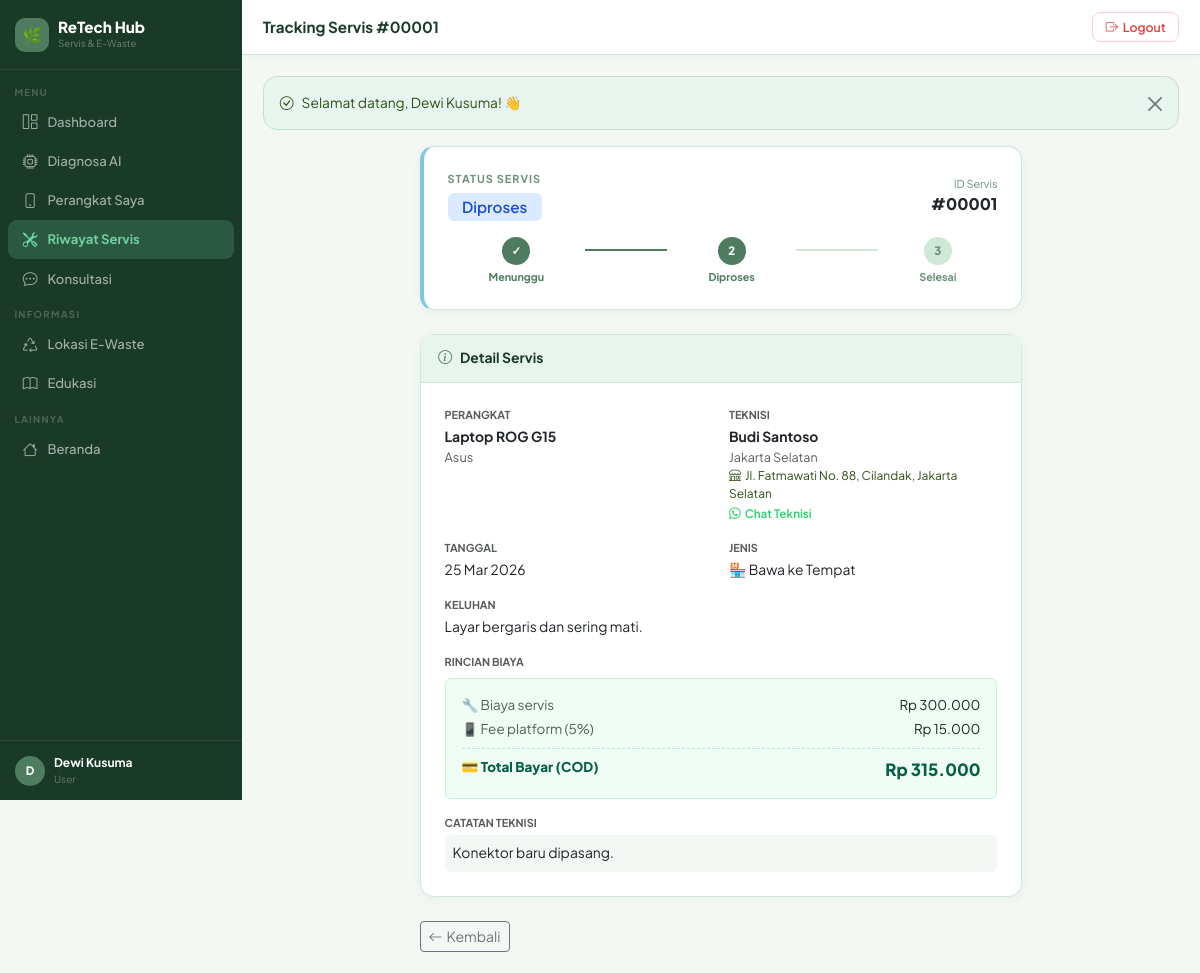
Screenshot of /user/service/show.php?id=1 (signed in) with the database file from the repository.
### tables this page shows
CREATE TABLE IF NOT EXISTS users (
    id INT AUTO_INCREMENT PRIMARY KEY,
    name VARCHAR(255) NOT NULL,
    email VARCHAR(255) UNIQUE NOT NULL,
    password VARCHAR(255) NOT NULL,
    role ENUM('user','technician','admin') DEFAULT 'user',
    phone VARCHAR(20) NULL,
    address TEXT NULL,
    latitude DECIMAL(10,7) NULL,    
    longitude DECIMAL(10,7) NULL,
    created_at TIMESTAMP DEFAULT CURRENT_TIMESTAMP,
    updated_at TIMESTAMP DEFAULT CURRENT_TIMESTAMP ON UPDATE CURRENT_TIMESTAMP
);

CREATE TABLE IF NOT EXISTS service_requests (
    id INT AUTO_INCREMENT PRIMARY KEY,
    device_id INT NOT NULL,
    technician_id INT NULL,
    complaint TEXT NOT NULL,
    diagnosis TEXT NULL,
    service_date DATE NOT NULL,
    service_type ENUM('home_visit','bring_in') DEFAULT 'bring_in',
    status ENUM('menunggu','diproses','selesai','tidak_bisa_diperbaiki') DEFAULT 'menunggu',
     
    customer_address TEXT NULL,            
    customer_lat DECIMAL(10,7) NULL,
    customer_lng DECIMAL(10,7) NULL,
    distance_km DECIMAL(6,2) NULL,         
     
    service_cost DECIMAL(10,2) NULL,       
    transport_fee DECIMAL(10,2) DEFAULT 0, 
    app_fee DECIMAL(10,2) DEFAULT 0,       
    total_cost DECIMAL(10,2) NULL,         
    cost DECIMAL(10,2) NULL,               
    notes TEXT NULL,
    payment_method VARCHAR(50) DEFAULT 'COD',
     
    warranty_days INT DEFAULT 0,
    warranty_notes VARCHAR(255) NULL,
    warranty_until DATE NULL,
     
    rating_by_user TINYINT NULL,
    rating_note VARCHAR(255) NULL,
    created_at TIMESTAMP DEFAULT CURRENT_TIMESTAMP,
    updated_at TIMESTAMP DEFAULT CURRENT_TIMESTAMP ON UPDATE CURRENT_TIMESTAMP,
    FOREIGN KEY (device_id) REFERENCES devices(id) ON DELETE CASCADE,
    FOREIGN KEY (technician_id) REFERENCES technicians(id) ON DELETE SET NULL
);

CREATE TABLE IF NOT EXISTS devices (
    id INT AUTO_INCREMENT PRIMARY KEY,
    user_id INT NOT NULL,
    device_name VARCHAR(255) NOT NULL,
    device_type VARCHAR(100) NOT NULL,
    brand VARCHAR(100) NOT NULL,
    purchase_year YEAR NULL,
    description TEXT NULL,
    created_at TIMESTAMP DEFAULT CURRENT_TIMESTAMP,
    updated_at TIMESTAMP DEFAULT CURRENT_TIMESTAMP ON UPDATE CURRENT_TIMESTAMP,
    FOREIGN KEY (user_id) REFERENCES users(id) ON DELETE CASCADE
);

CREATE TABLE IF NOT EXISTS technicians (
    id INT AUTO_INCREMENT PRIMARY KEY,
    user_id INT NOT NULL,
    keahlian VARCHAR(255) NOT NULL,
    lokasi VARCHAR(255) NOT NULL,          
    workshop_address TEXT NULL,            
    latitude DECIMAL(10,7) NULL,           
    longitude DECIMAL(10,7) NULL,          
    bio TEXT NULL,
    is_available TINYINT(1) DEFAULT 1,
    rating DECIMAL(2,1) DEFAULT 5.0,
    total_jobs INT DEFAULT 0,
    response_time INT DEFAULT 60,
    price_start INT DEFAULT 50000,
    is_verified TINYINT(1) DEFAULT 0,     
    verified_at TIMESTAMP NULL,
    reject_reason VARCHAR(255) NULL,      
    created_at TIMESTAMP DEFAULT CURRENT_TIMESTAMP,
    updated_at TIMESTAMP DEFAULT CURRENT_TIMESTAMP ON UPDATE CURRENT_TIMESTAMP,
    FOREIGN KEY (user_id) REFERENCES users(id) ON DELETE CASCADE
);

### user/service/show.php (the view, shortened to what this page needs)
<?php
require_once __DIR__ . '/../../includes/functions.php';
require_once __DIR__ . '/../../includes/layout.php';
$pdo = getDB();
$id  = (int)get('id');
$uid = $_SESSION['user_id'];
$stmt = $pdo->prepare("
    SELECT sr.*, d.device_name, d.brand, d.device_type, d.user_id,
           u2.name AS tech_name, u2.phone AS tech_phone,
           t.lokasi AS tech_lokasi, t.id AS tid, t.workshop_address
    FROM service_requests sr
    JOIN devices d ON sr.device_id = d.id
    LEFT JOIN technicians t ON sr.technician_id = t.id
    LEFT JOIN users u2 ON t.user_id = u2.id
    WHERE sr.id = ? AND d.user_id = ?
");
$stmt->execute([$id, $uid]); $s = $stmt->fetch();
$steps = ['menunggu'=>1,'diproses'=>2,'selesai'=>3,'tidak_bisa_diperbaiki'=>3];
$cur   = $steps[$s['status']] ?? 1;
$borderColor = ['menunggu'=>'#F59E0B','diproses'=>'#7BC8E0','selesai'=>'#4D7C5F','tidak_bisa_diperbaiki'=>'#E8826A'][$s['status']] ?? '#ccc';
pageHeader('Detail Servis','Tracking Servis #'.str_pad($id,5,'0',STR_PAD_LEFT));
?>
<div class="row justify-content-center"><div class="col-lg-8">
<div class="card mb-4" style="border-left:4px solid <?= $borderColor ?>">
    <div class="card-body p-4">
        <div class="d-flex justify-content-between align-items-center mb-3">
            <div>
                <div style="font-size:.68rem;font-weight:700;text-transform:uppercase;letter-spacing:1px;color:var(--muted);margin-bottom:.3rem;">Status Servis</div>
                <span class="badge bg-<?= statusBadge($s['status']) ?>" style="font-size:.95rem;padding:.4rem .9rem;"><?= statusLabel($s['status']) ?></span>
            </div>
            <div class="text-end">
                <div style="font-size:.68rem;color:var(--muted);">ID Servis</div>
                <div style="font-weight:800;font-size:1rem;">#<?= str_pad($id,5,'0',STR_PAD_LEFT) ?></div>
            </div>
        </div>
        <div class="d-flex align-items-center">
            <?php foreach (['Menunggu'=>1,'Diproses'=>2,'Selesai'=>3] as $lbl=>$step):
                $done = $step <= $cur; $last = $step === 3; ?>
            <div class="text-center flex-fill">
                <div class="mx-auto mb-1 rounded-circle d-flex align-items-center justify-content-center"
                     style="width:28px;height:28px;font-size:.72rem;font-weight:800;background:<?= $done?'var(--sage)':'var(--border)' ?>;color:<?= $done?'#fff':'var(--muted)' ?>;">
                    <?= $step<$cur?'✓':$step ?>
                </div>
                <div style="font-size:.67rem;color:<?= $done?'var(--sage)':'var(--muted)' ?>;font-weight:700;"><?= $lbl ?></div>
            </div>
            <?php if (!$last): ?><div class="flex-fill" style="height:2px;background:<?= $step<$cur?'var(--sage)':'var(--border)' ?>;margin-bottom:1.3rem;"></div><?php endif; ?>
            <?php endforeach; ?>
        </div>
    </div>
</div>
<div class="card mb-4">
    <div class="card-header" style="background:var(--sage-lt);"><i class="bi bi-info-circle me-2" style="color:var(--sage)"></i>Detail Servis</div>
    <div class="card-body p-4">
        <div class="row g-3" style="font-size:.87rem;">
            <div class="col-sm-6">
                <div class="text-muted" style="font-size:.68rem;font-weight:700;text-transform:uppercase;">Perangkat</div>
                <div class="fw-bold mt-1"><?= e($s['device_name'] ?? '') ?></div>
                <div class="text-muted" style="font-size:.8rem;"><?= e($s['brand'] ?? '') ?></div>
            </div>
            <div class="col-sm-6">
                <div class="text-muted" style="font-size:.68rem;font-weight:700;text-transform:uppercase;">Teknisi</div>
                <div class="fw-bold mt-1"><?= e($s['tech_name'] ?? '-') ?></div>
                <div class="text-muted" style="font-size:.78rem;"><?= e($s['tech_lokasi'] ?? '') ?></div>
                <?php if ($s['workshop_address']): ?>
                <div style="font-size:.75rem;color:var(--sage-dk);"><i class="bi bi-shop me-1"></i><?= e($s['workshop_address']) ?></div>
                <?php endif; ?>
                <?php if ($s['tech_phone']): ?>
                <a href="https://wa.me/62<?= ltrim($s['tech_phone'],'0') ?>?text=<?= urlencode('Halo, saya tanya tentang servis #'.str_pad($id,5,'0',STR_PAD_LEFT)) ?>"
                   target="_blank" style="font-size:.73rem;color:#25D366;font-weight:600;text-decoration:none;">
                    <i class="bi bi-whatsapp me-1"></i>Chat Teknisi
                </a>
                <?php endif; ?>
            </div>
            <div class="col-sm-6">
                <div class="text-muted" style="font-size:.68rem;font-weight:700;text-transform:uppercase;">Tanggal</div>
                <div class="mt-1"><?= tglIndo($s['service_date']) ?></div>
            </div>
            <div class="col-sm-6">
                <div class="text-muted" style="font-size:.68rem;font-weight:700;text-transform:uppercase;">Jenis</div>
                <div class="mt-1"><?= $s['service_type']==='home_visit'?'🏠 Teknisi ke Rumah':'🏪 Bawa ke Tempat' ?></div>
            </div>
            <div class="col-12">
                <div class="text-muted" style="font-size:.68rem;font-weight:700;text-transform:uppercase;">Keluhan</div>
                <div class="mt-1"><?= e($s['complaint'] ?? '') ?></div>
            </div>
            <?php if ($s['total_cost']): ?>
            <div class="col-12">
                <div class="text-muted" style="font-size:.68rem;font-weight:700;text-transform:uppercase;">Rincian Biaya</div>
                <div class="mt-2 p-3 rounded" style="background:#F0FDF4;border:1px solid #BBF7D0;font-size:.84rem;">
                    <div class="d-flex justify-content-between mb-1">
                        <span class="text-muted">🔧 Biaya servis</span>
                        <span><?= rupiah($s['service_cost'] ?? 0) ?></span>
                    </div>
                    <div class="d-flex justify-content-between mb-1">
                        <span class="text-muted">📱 Fee platform (<?= getSetting('app_fee_percent','5') ?>%)</span>
                        <span><?= rupiah($s['app_fee'] ?? 0) ?></span>
                    </div>
                    <div class="d-flex justify-content-between mt-2 pt-2" style="border-top:1.5px dashed #A7F3D0;font-weight:800;">
                        <span style="color:#065F46;">💳 Total Bayar (COD)</span>
                        <span style="color:#065F46;font-size:1.05rem;"><?= rupiah($s['total_cost']) ?></span>
                    </div>
                </div>
            </div>
            <?php endif; ?>
            <?php if ($s['notes']): ?>
            <div class="col-12">
                <div class="text-muted" style="font-size:.68rem;font-weight:700;text-transform:uppercase;">Catatan Teknisi</div>
                <div class="mt-1 p-2 rounded" style="background:var(--sand);font-size:.87rem;"><?= e($s['notes']) ?></div>
            </div>
            <?php endif; ?>
        </div>
    </div>
</div>
<a href="index.php" class="btn btn-outline-secondary btn-sm"><i class="bi bi-arrow-left me-1"></i>Kembali</a>
</div></div>
<?php pageFooter(); ?>

### includes/layout.php (shortened to what this page needs)
<?php
function pageHeader(string $title = 'Dashboard', string $pageTitle = ''): void {
    $user   = currentUser();
    $role   = $_SESSION['user_role'] ?? '';
    $active = $_SERVER['PHP_SELF'];
    $base   = BASE_URL;
?>
<!DOCTYPE html>
<html lang="id">
<head>
    <link href="https://cdn.jsdelivr.net/npm/bootstrap@5.3.2/dist/css/bootstrap.min.css" rel="stylesheet">
    <link href="https://cdn.jsdelivr.net/npm/bootstrap-icons@1.11.3/font/bootstrap-icons.min.css" rel="stylesheet">
</head>
<body>
<aside class="sidebar" id="sidebar">
    <div class="sb-brand">
        <div class="lbox">🌿</div>
        <div>
            <div class="bname">ReTech Hub</div>
            <div class="bsub">Servis &amp; E-Waste</div>
        </div>
    </div>
    <nav class="sb-nav">
        <?php if ($role === 'admin'): ?>
            <div class="sb-sec">Manajemen</div>
            <a href="<?= $base ?>/admin/dashboard.php" <?= str_contains($active,'admin/dashboard') ? 'class="active"' : '' ?>><i class="bi bi-grid-1x2"></i> Dashboard</a>
            <a href="<?= $base ?>/admin/users/index.php" <?= str_contains($active,'admin/users') ? 'class="active"' : '' ?>><i class="bi bi-people"></i> Kelola User</a>
            <a href="<?= $base ?>/admin/services.php" <?= str_contains($active,'admin/services') ? 'class="active"' : '' ?>><i class="bi bi-tools"></i> Semua Servis</a>
            <a href="<?= $base ?>/admin/technician_verify.php" <?= str_contains($active,'technician_verify') ? 'class="active"' : '' ?>><i class="bi bi-shield-check"></i> Verifikasi Teknisi</a>
            <a href="<?= $base ?>/admin/settings.php" <?= str_contains($active,'admin/settings') ? 'class="active"' : '' ?>><i class="bi bi-gear"></i> Pengaturan</a>
            <div class="sb-sec">Konten</div>
            <a href="<?= $base ?>/admin/ewaste/index.php" <?= str_contains($active,'admin/ewaste') ? 'class="active"' : '' ?>><i class="bi bi-recycle"></i> Lokasi E-Waste</a>
            <a href="<?= $base ?>/admin/articles/index.php" <?= str_contains($active,'admin/articles') ? 'class="active"' : '' ?>><i class="bi bi-journal-text"></i> Artikel</a>
        <?php else: ?>
            <div class="sb-sec">Menu</div>
            <a href="<?= $base ?>/user/dashboard.php" <?= str_contains($active,'user/dashboard') ? 'class="active"' : '' ?>><i class="bi bi-grid-1x2"></i> Dashboard</a>
            <a href="<?= $base ?>/diagnosis/index.php" <?= str_contains($active,'diagnosis') ? 'class="active"' : '' ?>><i class="bi bi-cpu"></i> Diagnosa AI</a>
            <a href="<?= $base ?>/user/devices/index.php" <?= str_contains($active,'user/devices') ? 'class="active"' : '' ?>><i class="bi bi-phone"></i> Perangkat Saya</a>
            <a href="<?= $base ?>/user/service/index.php" <?= str_contains($active,'user/service') ? 'class="active"' : '' ?>><i class="bi bi-tools"></i> Riwayat Servis</a>
            <a href="<?= $base ?>/user/chat/index.php" <?= str_contains($active,'user/chat') ? 'class="active"' : '' ?>><i class="bi bi-chat-dots"></i> Konsultasi</a>
            <div class="sb-sec">Informasi</div>
            <a href="<?= $base ?>/ewaste/index.php"><i class="bi bi-recycle"></i> Lokasi E-Waste</a>
            <a href="<?= $base ?>/articles/index.php"><i class="bi bi-book"></i> Edukasi</a>
        <?php endif; ?>
        <div class="sb-sec">Lainnya</div>
        <a href="<?= $base ?>/index.php"><i class="bi bi-house"></i> Beranda</a>
    </nav>
    <?php if ($user): ?>
    <div class="sb-user">
        <div class="av"><?= strtoupper(substr($user['name'] ?? 'U', 0, 1)) ?></div>
        <div>
            <div class="un"><?= htmlspecialchars($user['name'] ?? '') ?></div>
            <div class="ur"><?= ucfirst($role) ?></div>
        </div>
    </div>
    <?php endif; ?>
</aside>
<div class="main">
    <div class="topbar">
        <div class="d-flex align-items-center gap-2">
            <span class="ptitle"><?= htmlspecialchars($pageTitle ?: $title) ?></span>
        </div>
        <form method="POST" action="<?= $base ?>/logout.php" class="m-0">
            <button type="submit" class="btn-lo">
                <i class="bi bi-box-arrow-right"></i> Logout
            </button>
        </form>
    </div>
    <div class="page-body">
<?php
}
function pageFooter(): void {
    echo '</div></div>';
    echo '</body></html>';
}

### rows the page displays
users: name "D", name "Dewi Kusuma"
service_requests: status "Diproses", device.device_name "Laptop ROG G15", device.brand "Asus", users.name "Budi Santoso", technician.lokasi "Jakarta Selatan", technician.workshop_address "Jl. Fatmawati No. 88, Cilandak, Jakarta Selatan", service_date "25 Mar 2026", complaint "Layar bergaris dan sering mati.", service_cost "Rp 300.000", app_fee "Rp 15.000", total_cost "Rp 315.000", notes "Konektor baru dipasang."

### other values shown
$role "User"
$pageTitle ?: $title "Tracking Servis #00001"
$flash['msg'] "Selamat datang, Dewi Kusuma! 👋"
str_pad($id,5,'0',STR_PAD_LEFT) "00001"
$lbl "Menunggu"
$step "2"
$lbl "Diproses"
$step "3"
$lbl "Selesai"
getSetting('app_fee_percent','5') "5"
